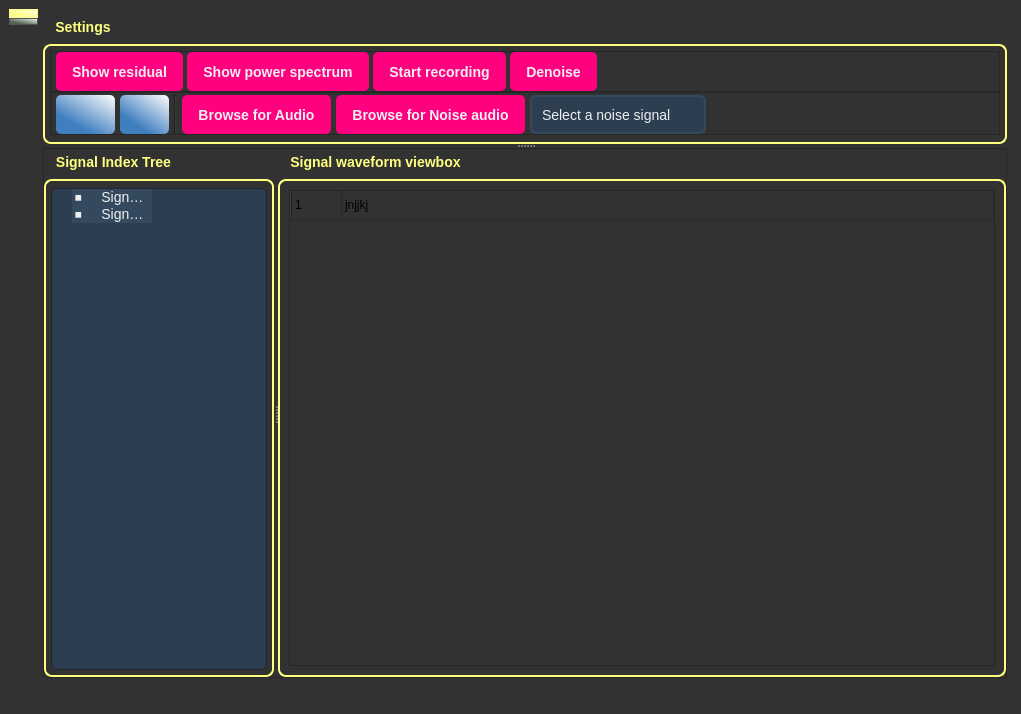
<?xml version="1.0" encoding="UTF-8"?>
<ui version="4.0">
 <class>MainWindow</class>
 <widget class="QMainWindow" name="MainWindow">
  <property name="geometry">
   <rect>
    <x>0</x>
    <y>0</y>
    <width>1021</width>
    <height>714</height>
   </rect>
  </property>
  <property name="windowTitle">
   <string>MainWindow</string>
  </property>
  <property name="styleSheet">
   <string notr="true">background-color: rgb(50, 50, 50);</string>
  </property>
  <widget class="QWidget" name="centralwidget">
   <layout class="QVBoxLayout" name="verticalLayout">
    <item>
     <widget class="QTabWidget" name="tabWidget">
      <property name="font">
       <font>
        <pointsize>10</pointsize>
       </font>
      </property>
      <property name="toolTip">
       <string>&lt;html&gt;&lt;head/&gt;&lt;body&gt;&lt;p&gt;ANC Experiment&lt;/p&gt;&lt;/body&gt;&lt;/html&gt;</string>
      </property>
      <property name="styleSheet">
       <string notr="true">/* Tab Widget Background */
QTabWidget::pane {
    background: #1e272e; /* Dark background for tab content */
    border-radius: 6px;
}

/* Tab Bar */
QTabBar::tab {
    background: #aaa; /* Dark gray tab background */
    color: #aaa; /* Light text color */
    border: 1px solid #555; /* Darker border */
    padding: -5px 5px 10px 5px;
    margin: 0px;
}

/* Selected (Active) Tab */
QTabBar::tab:selected {
  /*  background: rgb(255, 255, 127) ;*/
	background: qlineargradient(spread:pad, x1:0.339, y1:0.767045, x2:1, y2:0, stop:0 rgba(255, 255, 127, 255), stop:1 rgba(255, 255, 255, 255)); /* Blue for active tab */
    color: #999;
    border: 2px solid #fafa98;
    font-weight: bold;
}

/* Hover Effect */
QTabBar::tab:hover {
    background: rgb(255, 255, 127); /* Lighter blue when hovering */
background: qlineargradient(spread:pad, x1:0.339, y1:0.767045, x2:1, y2:0, stop:0 rgba(255, 255, 127, 255), stop:1 rgba(255, 255, 255, 255)); /* Blue for active tab */
	border: 1px solid black;
}

/* Inactive Tabs */
QTabBar::tab:!selected {
/*    background: rgb(85, 170, 127); */ /* Dark gray */
	background: qlineargradient(spread:pad, x1:0.339, y1:0.767045, x2:1, y2:0, stop:0 rgba(80, 100, 80, 255), stop:1 rgba(255, 255, 255, 255)); /* Blue for active tab */
    color: #bdc3c7; /* Light gray text */
}

/* Disabled Tabs */
QTabBar::tab:disabled {
    color: #7f8c8d; /* Faded text */
    background: #3a4f5c;
    border-color: #2c3e50;
}
QTabWidget::tab-bar {
    alignment: left; /* Aligns the tab bar to the center */
transform:rotate(90deg);
}

/*Group boxes*/
/* GroupBox Main Styling */
QGroupBox {
    border: 2px solid rgb(255, 255, 127); /* Slightly lighter border */
    border-radius: 8px;
    margin-top: 30px; /* Space for title */
    font-size: 14px;
    font-weight: bold;
}

/* GroupBox Title */
QGroupBox::title {
    subcontrol-origin: margin;
    subcontrol-position: top left; /* Center the title */
    background-color: transparent; /* No background for title */
    padding: 5px 10px;
    color: rgb(255, 255, 127); /* Blue title color */
}

/* GroupBox When Disabled */
QGroupBox:disabled {
    color: #7f8c8d; /* Faded text color */
    border-color: #3a4f5c;
}

</string>
      </property>
      <property name="tabPosition">
       <enum>QTabWidget::West</enum>
      </property>
      <property name="currentIndex">
       <number>0</number>
      </property>
      <property name="iconSize">
       <size>
        <width>20</width>
        <height>30</height>
       </size>
      </property>
      <widget class="QWidget" name="tab">
       <property name="styleSheet">
        <string notr="true">/* Default Button */
QPushButton {
    background-color: rgb(200, 200, 127);  /* Dark gray background */
    background-color:#dd7973;  /* Dark gray background */
 background-color:rgb(255, 0, 127);  /* Dark gray background */
    color: #ecf0f1;  /* Light text */
    /*color: #555;  */
	border:None;
  /*  border-bottom: 3px solid rgb(160, 160, 0); 
    border-right: 3px solid rgb(160, 160, 0);*/
    border-radius: 5px;
    padding: 8px 16px;
    font-size: 14px;
font-weight: bold;
}

/* Hover Effect */
QPushButton:hover {
    background-color: rgb(0, 0, 175);  /* Slightly lighter on hover */
    border: None;  /* Blue border */
    color: white;
}

/* Pressed Effect */
QPushButton:pressed {
    background-color: #1f2e3d;  /* Darker shade when pressed */
    border: 2px solid #2980b9;  /* Darker blue border */
}

/* Disabled Button */
QPushButton:disabled {
    background-color: #3a4f5c;  /* Muted gray */
    color: #7f8c8d;  /* Faded text */
    border: 2px solid #2c3e50;
}
</string>
       </property>
       <attribute name="icon">
        <iconset>
         <normaloff>icons/analysis_9828989.png</normaloff>
         <normalon>icons/analysis_9828873.png</normalon>
         <disabledoff>icons/analysis_9828989.png</disabledoff>icons/analysis_9828989.png</iconset>
       </attribute>
       <attribute name="title">
        <string/>
       </attribute>
       <attribute name="toolTip">
        <string>ANC experiment</string>
       </attribute>
       <layout class="QVBoxLayout" name="verticalLayout_2" stretch="0">
        <property name="spacing">
         <number>5</number>
        </property>
        <property name="leftMargin">
         <number>5</number>
        </property>
        <property name="topMargin">
         <number>5</number>
        </property>
        <property name="rightMargin">
         <number>5</number>
        </property>
        <property name="bottomMargin">
         <number>5</number>
        </property>
        <item>
         <widget class="QSplitter" name="splitter">
          <property name="orientation">
           <enum>Qt::Vertical</enum>
          </property>
          <widget class="QGroupBox" name="groupBox">
           <property name="sizePolicy">
            <sizepolicy hsizetype="Preferred" vsizetype="Maximum">
             <horstretch>0</horstretch>
             <verstretch>0</verstretch>
            </sizepolicy>
           </property>
           <property name="maximumSize">
            <size>
             <width>16777215</width>
             <height>130</height>
            </size>
           </property>
           <property name="title">
            <string>Settings</string>
           </property>
           <layout class="QVBoxLayout" name="verticalLayout_5">
            <property name="spacing">
             <number>0</number>
            </property>
            <property name="leftMargin">
             <number>5</number>
            </property>
            <property name="topMargin">
             <number>5</number>
            </property>
            <property name="rightMargin">
             <number>5</number>
            </property>
            <property name="bottomMargin">
             <number>5</number>
            </property>
            <item>
             <widget class="QFrame" name="frame_9">
              <property name="sizePolicy">
               <sizepolicy hsizetype="Preferred" vsizetype="Maximum">
                <horstretch>0</horstretch>
                <verstretch>0</verstretch>
               </sizepolicy>
              </property>
              <property name="styleSheet">
               <string notr="true"/>
              </property>
              <property name="frameShape">
               <enum>QFrame::StyledPanel</enum>
              </property>
              <property name="frameShadow">
               <enum>QFrame::Raised</enum>
              </property>
              <layout class="QHBoxLayout" name="horizontalLayout_4">
               <property name="spacing">
                <number>4</number>
               </property>
               <property name="leftMargin">
                <number>5</number>
               </property>
               <property name="topMargin">
                <number>0</number>
               </property>
               <property name="rightMargin">
                <number>5</number>
               </property>
               <property name="bottomMargin">
                <number>0</number>
               </property>
               <item>
                <widget class="QPushButton" name="Show_residual_btn">
                 <property name="minimumSize">
                  <size>
                   <width>0</width>
                   <height>39</height>
                  </size>
                 </property>
                 <property name="text">
                  <string>Show residual</string>
                 </property>
                </widget>
               </item>
               <item>
                <widget class="QPushButton" name="show_ps_btn">
                 <property name="minimumSize">
                  <size>
                   <width>0</width>
                   <height>39</height>
                  </size>
                 </property>
                 <property name="text">
                  <string>Show power spectrum</string>
                 </property>
                </widget>
               </item>
               <item>
                <widget class="QPushButton" name="start_recording_btn">
                 <property name="minimumSize">
                  <size>
                   <width>0</width>
                   <height>39</height>
                  </size>
                 </property>
                 <property name="text">
                  <string>Start recording</string>
                 </property>
                </widget>
               </item>
               <item>
                <widget class="QPushButton" name="clean_the_audio_btn">
                 <property name="minimumSize">
                  <size>
                   <width>0</width>
                   <height>39</height>
                  </size>
                 </property>
                 <property name="text">
                  <string>Denoise</string>
                 </property>
                </widget>
               </item>
               <item>
                <spacer name="horizontalSpacer">
                 <property name="orientation">
                  <enum>Qt::Horizontal</enum>
                 </property>
                 <property name="sizeHint" stdset="0">
                  <size>
                   <width>40</width>
                   <height>20</height>
                  </size>
                 </property>
                </spacer>
               </item>
              </layout>
             </widget>
            </item>
            <item>
             <widget class="QFrame" name="frame_10">
              <property name="sizePolicy">
               <sizepolicy hsizetype="Preferred" vsizetype="Maximum">
                <horstretch>0</horstretch>
                <verstretch>0</verstretch>
               </sizepolicy>
              </property>
              <property name="frameShape">
               <enum>QFrame::StyledPanel</enum>
              </property>
              <property name="frameShadow">
               <enum>QFrame::Raised</enum>
              </property>
              <layout class="QHBoxLayout" name="horizontalLayout_3">
               <property name="spacing">
                <number>5</number>
               </property>
               <property name="leftMargin">
                <number>5</number>
               </property>
               <property name="topMargin">
                <number>2</number>
               </property>
               <property name="rightMargin">
                <number>5</number>
               </property>
               <property name="bottomMargin">
                <number>0</number>
               </property>
               <item>
                <widget class="QPushButton" name="restart_btn">
                 <property name="sizePolicy">
                  <sizepolicy hsizetype="Maximum" vsizetype="Maximum">
                   <horstretch>0</horstretch>
                   <verstretch>0</verstretch>
                  </sizepolicy>
                 </property>
                 <property name="minimumSize">
                  <size>
                   <width>0</width>
                   <height>39</height>
                  </size>
                 </property>
                 <property name="styleSheet">
                  <string notr="true">padding:0px 10px ;
background-color: qlineargradient(spread:pad, x1:0.339, y1:0.767045, x2:1, y2:0, stop:0 rgba(64, 127, 191, 255), stop:1 rgba(255, 255, 255, 255));</string>
                 </property>
                 <property name="text">
                  <string/>
                 </property>
                 <property name="icon">
                  <iconset>
                   <normaloff>icons/backward-track.png</normaloff>icons/backward-track.png</iconset>
                 </property>
                 <property name="shortcut">
                  <string>Ctrl+R</string>
                 </property>
                </widget>
               </item>
               <item>
                <widget class="QPushButton" name="Play_pause_btn">
                 <property name="minimumSize">
                  <size>
                   <width>0</width>
                   <height>39</height>
                  </size>
                 </property>
                 <property name="styleSheet">
                  <string notr="true">padding:0px 5px;
background-color: rgb(64, 127, 191);
background-color: qlineargradient(spread:pad, x1:0.339, y1:0.767045, x2:1, y2:0, stop:0 rgba(64, 127, 191, 255), stop:1 rgba(255, 255, 255, 255));</string>
                 </property>
                 <property name="text">
                  <string/>
                 </property>
                 <property name="icon">
                  <iconset>
                   <normaloff>icons/pause.png</normaloff>icons/pause.png</iconset>
                 </property>
                 <property name="iconSize">
                  <size>
                   <width>29</width>
                   <height>31</height>
                  </size>
                 </property>
                 <property name="shortcut">
                  <string>Ctrl+P</string>
                 </property>
                </widget>
               </item>
               <item>
                <widget class="Line" name="line">
                 <property name="orientation">
                  <enum>Qt::Vertical</enum>
                 </property>
                </widget>
               </item>
               <item>
                <widget class="QPushButton" name="add_Audio_btn">
                 <property name="minimumSize">
                  <size>
                   <width>0</width>
                   <height>39</height>
                  </size>
                 </property>
                 <property name="text">
                  <string>Browse for Audio</string>
                 </property>
                </widget>
               </item>
               <item>
                <widget class="QPushButton" name="browse_noise_audio_btn">
                 <property name="minimumSize">
                  <size>
                   <width>0</width>
                   <height>39</height>
                  </size>
                 </property>
                 <property name="text">
                  <string>Browse for Noise audio</string>
                 </property>
                </widget>
               </item>
               <item>
                <widget class="QComboBox" name="noise_type_comboBox">
                 <property name="minimumSize">
                  <size>
                   <width>0</width>
                   <height>39</height>
                  </size>
                 </property>
                 <property name="styleSheet">
                  <string notr="true">/* ComboBox Main Styling */
QComboBox {
    background-color: #2c3e50; /* Dark background */
    border: 2px solid #34495e; /* Slightly lighter border */
    border-radius: 6px;
    padding: 5px 10px;
    color: #ecf0f1; /* Light text */
    font-size: 14px;
}

/* Dropdown Arrow */
QComboBox::drop-down {
    border: none;
    width: 20px;
    background: transparent;
}

QComboBox::down-arrow {
    image: url(down-arrow.png); /* Replace with actual path if needed */
    width: 12px;
    height: 12px;
}

QComboBox::down-arrow:hover {
    image: url(down-arrow-hover.png);
}

/* Popup List */
QComboBox QAbstractItemView {
    background-color: #2c3e50; /* Dark background */
    border: 1px solid #34495e;
    selection-background-color: #2980b9; /* Blue highlight for selection */
    selection-color: white;
    padding: 4px;
}

/* Hover Effect */
QComboBox:hover {
    background-color: #3b5366;
    border: 2px solid #5dade2; /* Blue border */
}

/* When Pressed */
QComboBox:pressed, QComboBox:on {
    background-color: #1f2e3d;
    border: 2px solid #2980b9;
}

/* Disabled */
QComboBox:disabled {
    background-color: #3a4f5c;
    color: #7f8c8d;
    border-color: #2c3e50;
}
</string>
                 </property>
                 <property name="placeholderText">
                  <string>Select a noise signal</string>
                 </property>
                 <property name="frame">
                  <bool>true</bool>
                 </property>
                </widget>
               </item>
               <item>
                <spacer name="horizontalSpacer_2">
                 <property name="orientation">
                  <enum>Qt::Horizontal</enum>
                 </property>
                 <property name="sizeHint" stdset="0">
                  <size>
                   <width>40</width>
                   <height>20</height>
                  </size>
                 </property>
                </spacer>
               </item>
              </layout>
             </widget>
            </item>
           </layout>
          </widget>
          <widget class="QFrame" name="frame_2">
           <property name="frameShape">
            <enum>QFrame::StyledPanel</enum>
           </property>
           <property name="frameShadow">
            <enum>QFrame::Raised</enum>
           </property>
           <layout class="QHBoxLayout" name="horizontalLayout">
            <property name="leftMargin">
             <number>0</number>
            </property>
            <property name="topMargin">
             <number>0</number>
            </property>
            <property name="rightMargin">
             <number>0</number>
            </property>
            <property name="bottomMargin">
             <number>0</number>
            </property>
            <item>
             <widget class="QSplitter" name="splitter_2">
              <property name="orientation">
               <enum>Qt::Horizontal</enum>
              </property>
              <widget class="QGroupBox" name="groupBox_3">
               <property name="sizePolicy">
                <sizepolicy hsizetype="Maximum" vsizetype="Preferred">
                 <horstretch>0</horstretch>
                 <verstretch>0</verstretch>
                </sizepolicy>
               </property>
               <property name="maximumSize">
                <size>
                 <width>230</width>
                 <height>16777215</height>
                </size>
               </property>
               <property name="title">
                <string>Signal Index Tree</string>
               </property>
               <layout class="QVBoxLayout" name="verticalLayout_4">
                <property name="spacing">
                 <number>0</number>
                </property>
                <property name="leftMargin">
                 <number>5</number>
                </property>
                <property name="topMargin">
                 <number>7</number>
                </property>
                <property name="rightMargin">
                 <number>5</number>
                </property>
                <property name="bottomMargin">
                 <number>5</number>
                </property>
                <item>
                 <widget class="QTreeWidget" name="treeWidget">
                  <property name="sizePolicy">
                   <sizepolicy hsizetype="Maximum" vsizetype="Expanding">
                    <horstretch>0</horstretch>
                    <verstretch>0</verstretch>
                   </sizepolicy>
                  </property>
                  <property name="maximumSize">
                   <size>
                    <width>220</width>
                    <height>16777215</height>
                   </size>
                  </property>
                  <property name="styleSheet">
                   <string notr="true">/* QTreeWidget Background and Borders */
QTreeWidget {
    background-color: #2c3e50; /* Dark background */
    border: 1px solid #1e272e; /* Darker border */
    color: #ecf0f1; /* Light text */
    font-size: 14px;
    border-radius: 6px;
}

/* Alternate Row Colors */
QTreeWidget::item {
    background-color: #34495e; /* Default row background */
}

QTreeWidget::item:alternate {
    background-color: #3b5366; /* Slightly lighter background for alternate rows */
}

/* Selected Item */
QTreeWidget::item:selected {
    background-color: #2980b9; /* Blue selection */
    color: white;
    border: 1px solid #1f618d;
}

/* Hover Effect */
QTreeWidget::item:hover {
    background-color: #5dade2; /* Light blue on hover */
}

/* Disabled Items */
QTreeWidget::item:disabled {
    color: #7f8c8d; /* Muted text */
    background-color: #3a4f5c;
}

/* Scrollbar Styling */
QTreeWidget QScrollBar:vertical {
    border: none;
    background: #2c3e50;
    width: 10px;
}

QTreeWidget QScrollBar::handle:vertical {
    background: #3498db;
    border-radius: 5px;
}

QTreeWidget QScrollBar::handle:vertical:hover {
    background: #2980b9;
}

QTreeWidget QScrollBar::add-line, 
QTreeWidget QScrollBar::sub-line {
    background: none;
    border: none;
}
</string>
                  </property>
                  <attribute name="headerVisible">
                   <bool>false</bool>
                  </attribute>
                  <attribute name="headerMinimumSectionSize">
                   <number>10</number>
                  </attribute>
                  <attribute name="headerDefaultSectionSize">
                   <number>50</number>
                  </attribute>
                  <attribute name="headerShowSortIndicator" stdset="0">
                   <bool>false</bool>
                  </attribute>
                  <attribute name="headerStretchLastSection">
                   <bool>false</bool>
                  </attribute>
                  <column>
                   <property name="text">
                    <string>Audio Items</string>
                   </property>
                  </column>
                  <column>
                   <property name="text">
                    <string/>
                   </property>
                  </column>
                  <item>
                   <property name="text">
                    <string>⏹️     Signal 1</string>
                   </property>
                  </item>
                  <item>
                   <property name="text">
                    <string>⏹️     Signal 2</string>
                   </property>
                  </item>
                 </widget>
                </item>
               </layout>
              </widget>
              <widget class="QGroupBox" name="groupBox_4">
               <property name="title">
                <string>Signal waveform viewbox</string>
               </property>
               <layout class="QVBoxLayout" name="verticalLayout_7">
                <item>
                 <widget class="QTableWidget" name="spectrumViewbox">
                  <attribute name="horizontalHeaderVisible">
                   <bool>false</bool>
                  </attribute>
                  <attribute name="horizontalHeaderDefaultSectionSize">
                   <number>50</number>
                  </attribute>
                  <attribute name="horizontalHeaderStretchLastSection">
                   <bool>true</bool>
                  </attribute>
                  <row>
                   <property name="text">
                    <string/>
                   </property>
                  </row>
                  <column>
                   <property name="text">
                    <string>signal profile index</string>
                   </property>
                  </column>
                  <column>
                   <property name="text">
                    <string>Waveform</string>
                   </property>
                  </column>
                  <item row="0" column="0">
                   <property name="text">
                    <string>1</string>
                   </property>
                  </item>
                  <item row="0" column="1">
                   <property name="text">
                    <string>jnjjkj</string>
                   </property>
                  </item>
                 </widget>
                </item>
               </layout>
              </widget>
             </widget>
            </item>
           </layout>
          </widget>
         </widget>
        </item>
       </layout>
      </widget>
      <widget class="QWidget" name="tab_2">
       <attribute name="icon">
        <iconset>
         <normaloff>icons/sharing_954869.png</normaloff>
         <normalon>icons/sharing_955097.png</normalon>icons/sharing_954869.png</iconset>
       </attribute>
       <attribute name="title">
        <string/>
       </attribute>
       <attribute name="toolTip">
        <string>Real time communication</string>
       </attribute>
       <layout class="QHBoxLayout" name="horizontalLayout_2">
        <item>
         <widget class="QGroupBox" name="groupBox_5">
          <property name="title">
           <string>This side</string>
          </property>
          <layout class="QVBoxLayout" name="verticalLayout_3">
           <item>
            <widget class="QFrame" name="frame_7">
             <property name="frameShape">
              <enum>QFrame::StyledPanel</enum>
             </property>
             <property name="frameShadow">
              <enum>QFrame::Raised</enum>
             </property>
             <layout class="QVBoxLayout" name="verticalLayout_6">
              <item>
               <widget class="QSplitter" name="splitter_3">
                <property name="orientation">
                 <enum>Qt::Vertical</enum>
                </property>
                <widget class="QGroupBox" name="groupBox_11">
                 <property name="title">
                  <string>Recorded signal waveform</string>
                 </property>
                </widget>
                <widget class="QGroupBox" name="groupBox_12">
                 <property name="title">
                  <string>Noise signal waveform</string>
                 </property>
                </widget>
                <widget class="QGroupBox" name="groupBox_13">
                 <property name="title">
                  <string>Transmitted signal waveform</string>
                 </property>
                </widget>
               </widget>
              </item>
             </layout>
            </widget>
           </item>
           <item>
            <widget class="QFrame" name="frame_8">
             <property name="minimumSize">
              <size>
               <width>0</width>
               <height>100</height>
              </size>
             </property>
             <property name="frameShape">
              <enum>QFrame::StyledPanel</enum>
             </property>
             <property name="frameShadow">
              <enum>QFrame::Raised</enum>
             </property>
            </widget>
           </item>
          </layout>
         </widget>
        </item>
        <item>
         <widget class="QGroupBox" name="groupBox_6">
          <property name="title">
           <string>Receiver end</string>
          </property>
         </widget>
        </item>
       </layout>
      </widget>
     </widget>
    </item>
   </layout>
  </widget>
  <widget class="QStatusBar" name="statusbar"/>
 </widget>
 <resources/>
 <connections/>
</ui>
